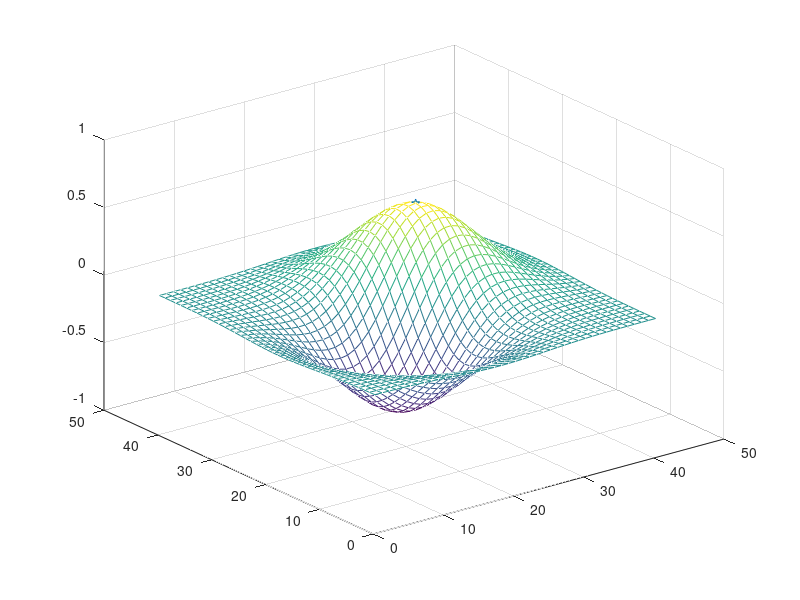

MATLAB code to generate this figure:
[x,y]=meshgrid(-2:.1:2,-2:.1:2);data=(x+y).*exp(-x.^2 -y.^2);
[iy,ix]=find(data==max(data(:)));
mesh(data);
hold on;plot3(ix,iy,data(iy,ix),'p');hold off
